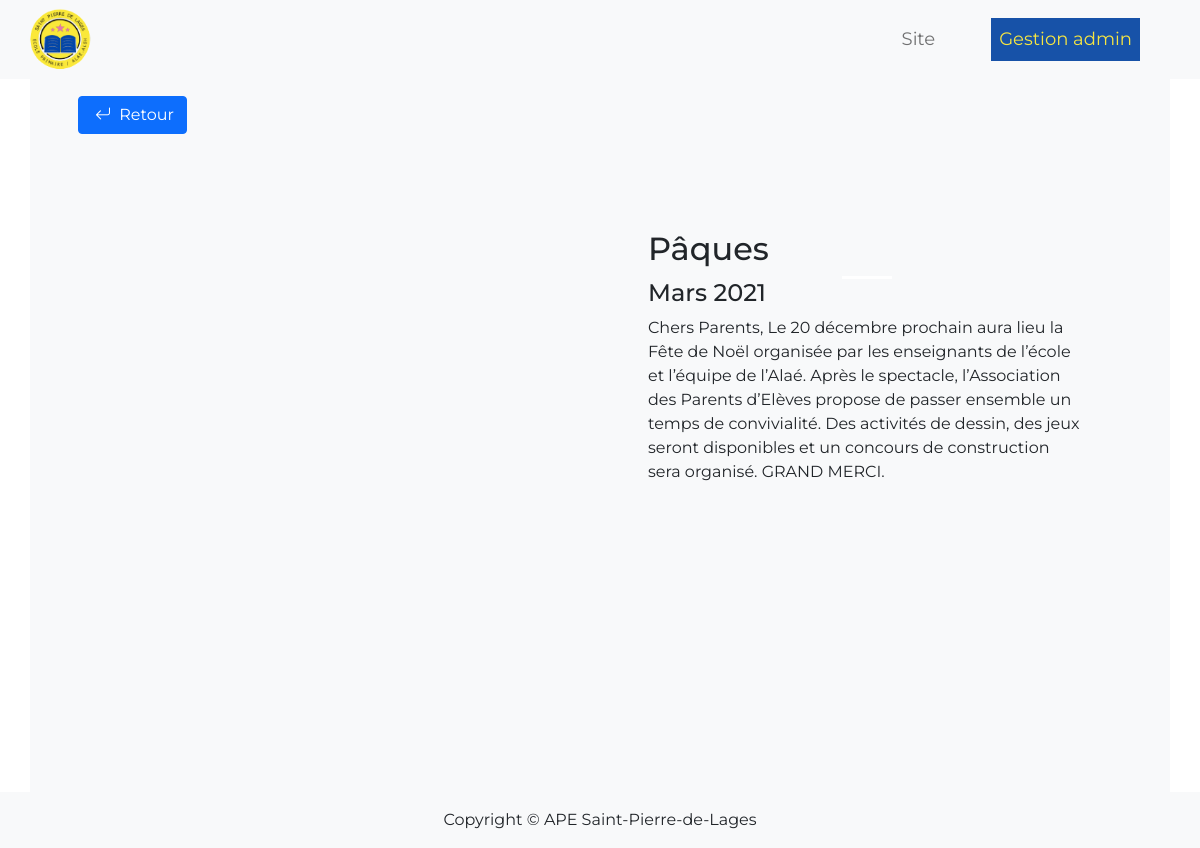
/admin/view_event.php?id=45 (signed in), run on the app's committed database.
### tables this page shows
CREATE TABLE `evenement` (
  `id` int(11) NOT NULL,
  `nom` varchar(100) NOT NULL,
  `date` varchar(110) NOT NULL,
  `description` text NOT NULL,
  `fichier` varchar(100) NOT NULL,
  `image` varchar(250) NOT NULL
);

### admin/security.php (called while the page is built)
<?php
    class Securite{
        public static function verifAccessSession() {
            return (!empty($_SESSION['connect']) && $_SESSION['connect'] === 1 );
        }
    }
?>

### admin/view_event.php (the view, shortened to what this page needs)
<?php
    require_once 'security.php';
    if(Securite::verifAccessSession()) {
          function checkInput ($data) {
            $data = trim($data);
            $data = stripcslashes($data);
            $data = htmlspecialchars($data);
            return $data;
          }
    if(!empty($_GET['id'])) {
        $id = checkInput($_GET['id']);
      }
      $db = Database::connect();
    $statement = $db->prepare('SELECT * FROM evenement WHERE id = :id');
        $statement->bindValue(':id', $id, PDO :: PARAM_INT);
        $statement->execute();
    $event = $statement->fetch(PDO::FETCH_ASSOC);
    ?>
<!DOCTYPE html>
<html lang="fr">
    <head>
        <link
          href="https://cdn.jsdelivr.net/npm/bootstrap@5.0.1/dist/css/bootstrap.min.css"
          rel="stylesheet"
        />
        <link
          rel="stylesheet"
          href="https://cdn.jsdelivr.net/npm/bootstrap-icons@1.5.0/font/bootstrap-icons.css"
        />
        <link rel="stylesheet" href="../style.css" />
    </head>
    <body>
        <header class="">
            <nav class="navbar navbar-expand-lg navbar-light bg-light fixed-top ">
                <div class="container-fluid">
                    <a href="#">
                        <img class="img img-fluid w-75 ps-3" src="../images/logo.png" alt="logo">
                    </a>
                    <div class="collapse navbar-collapse lg-d-flex bg-light justify-content-end " id="navbarSupportedContent">
                        <div >
                            <ul class="navbar-nav me-auto mb-2 mb-lg-0  ">
                            <li class="nav-item me-5">
                                    <a class="nav-link border-3" aria-current="page" href="../index.php">Site</a>
                                </li>
                                <li class="nav-item me-5">
                                    <a class="nav-link active" aria-current="page" href="connect.php">Gestion admin</a>
                                </li>
                            </ul>
                        </div>
                    </div>
                </div>
                </nav>
        </header>
        <div class="container  bg-light p-5 mt-5" style="height: 800px" >
            <a href="connect.php" class="btn btn-primary mb-5 " > <i class="bi bi-arrow-return-left p-1"></i> Retour</a>
        <div class="row d-flex justify-content-center align-items-center">
                        <div class="col-lg-6 col-md-12 ">
                        </div>
                        <div class="col p-5">
                            <h2 ><?php echo  $event['nom']?></h2>
                            <hr>
                            <h4><?php echo  $event['date'] ?></h4>
                            <p><?php echo  $event['description'] ?></p>
                        </div>
                            <iframe id="iframe" width="500" height="300" src="../doc/<?php echo $event['fichier'] ?>"> </iframe>
                </div>
        </div>
        <footer class="container-fluid d-flex justify-content-evenly pt-3 bg-light fixed-bottom">
        <p>Copyright © APE Saint-Pierre-de-Lages</p>
    </footer>
    <?php
}else {
    header('location: connect.php');
}
?>
</body>
</html>

### style.css (style rules this page uses)
* { margin: 0; padding: 0; box-sizing: border-box; font-family: "Montserrat", sans-serif; }
:root { --bleu: #1752a8; --jaune: #f6e542; }
.nav-link { font-size: 18px; }
nav .active { background: var(--bleu); color: var(--jaune) !important; }
img { margin: auto; }
hr { background-color: white; width: 50px; margin: auto; padding-bottom: 3px; opacity: 1; }

### data on the page
evenement: nom "Pâques", date "Mars 2021", description "Chers Parents, Le 20 décembre prochain aura lieu la Fête de Noël organisée par les enseignants de l’école et l’équipe de l’Alaé. Après le spectacle, l’Association des Parents d’Elèves propose de passer ensemble un temps de convivialité. Des activités de dessin, des jeux seront disponibles et un concours de construction sera organisé. GRAND MERCI."
